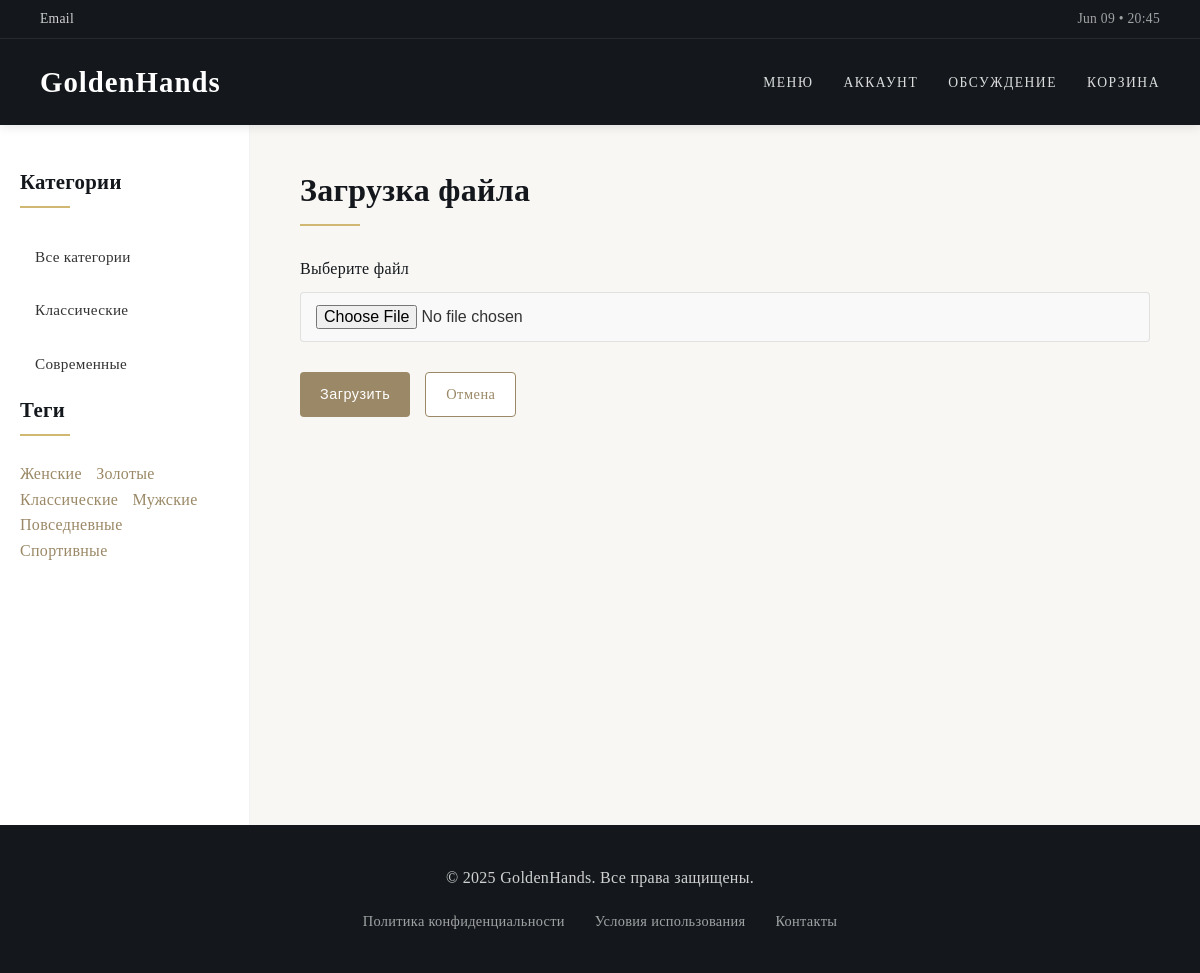
The app's page /upload-file/ with its own data.
### WebApp/models.py (models this page shows, shortened)
class Category(models.Model):
    name = models.CharField('Название', max_length=100)
    slug = models.SlugField('URL', max_length=100, unique=True)
    class Meta:
        verbose_name = 'Категория'
        verbose_name_plural = 'Категории'
        ordering = ['name']

class Tag(models.Model):
    name = models.CharField('Название', max_length=100, db_index=True)
    slug = models.SlugField('URL', max_length=255, unique=True, db_index=True)
    class Meta:
        verbose_name = 'Тег'
        verbose_name_plural = 'Теги'
        ordering = ['name']

### WebApp/views.py (the view, shortened to what this page needs)
# urls.py: path('upload-file/', views.UploadFileView.as_view(), name='upload_file'),
class UploadFileView(DataMixin, FormView):
    form_class = UploadFileForm
    template_name = 'upload_file.html'
    success_url = reverse_lazy('home')
    title_page = 'Загрузка файла'

### WebApp/forms.py
class UploadFileForm(forms.Form):
    file = forms.FileField(label="Файл")

### WebApp/templatetags/watch_tags.py (called while the page is built)
@register.inclusion_tag('list_categories.html')
def show_categories(cat_selected=0):
    cats = Category.objects.all()
    return {'cats': cats, 'cat_selected': cat_selected}

@register.inclusion_tag('list_tags.html')
def show_tags():
    tags = Tag.objects.annotate(total=Count('watches')).filter(total__gt=0)
    return {'tags': tags}

### WebApp/utils.py (called while the page is built)
    def get_mixin_context(self, context, **kwargs):
        context['menu'] = menu
        context['categories'] = Category.objects.all()
        if self.title_page:
            context['title'] = self.title_page
        context.update(kwargs)
        return context

    def get_context_data(self, **kwargs):
        context = super().get_context_data(**kwargs)
        return self.get_mixin_context(context)

### WebProgramming/context_processors.py (called while the page is built)
def current_time(request):
    return {'current_time': datetime.now().strftime("%b %d • %H:%M")}

### users/context_processors.py (called while the page is built)
def get_women_context(request):
    return {'mainmenu': menu}

### templates/upload_file.html (shortened to what this page needs)
{% extends 'base.html' %}
{% load static %}
{% block content %}
    <section class="upload-file-section">
        <h1 class="section-title">{{ title }}</h1>
        <div class="form-container">
            <form method="post" enctype="multipart/form-data" class="upload-form">
                <div class="form-group">
                    <label for="{{ form.file.id_for_label }}">Выберите файл</label>
                    {{ form.file }}
                </div>
                <div class="form-actions">
                    <button type="submit" class="btn btn-primary">Загрузить</button>
                    <a href="{% url 'home' %}" class="btn btn-secondary">Отмена</a>
                </div>
            </form>
        </div>
    </section>
{% endblock %}

### templates/list_categories.html
<ul class="category-list">
    {% for cat in cats %}
        {% if cat.id == cat_selected %}
            <li class="selected"><span>{{ cat.name }}</span></li>
        {% else %}
            <li><a href="{% url 'category' cat.id %}">{{ cat.name }}</a></li>
        {% endif %}
    {% endfor %}
</ul>

### templates/list_tags.html
{% if tags %}
<ul class="tags-list">
    {% for tag in tags %}
        <li><a href="{% url 'tag' tag.slug %}">{{ tag.name }}</a></li>
    {% endfor %}
</ul>
{% endif %}

### static/css/styles.css (style rules this page uses)
* { margin: 0; padding: 0; box-sizing: border-box; }
:root { --primary-color: #14181c; --secondary-color: #9a8866; --accent-color: #d0b872; --light-color: #f8f7f4; --dark-color: #191919; --gray-color: #e0e0e0; --text-color: #333; --text-light: #717171; --border-radius: 4px; --shadow: 0 4px 12px rgba(0, 0, 0, 0.08); --transition: all 0.3s ease; }
body { font-family: 'Georgia', serif; color: var(--text-color); background-color: var(--light-color); line-height: 1.6; letter-spacing: 0.3px; }
.category-list { list-style: none; }
.category-list li { margin-bottom: 5px; }
.category-list li a, .category-list li span { display: block; padding: 12px 15px; color: var(--text-color); text-decoration: none; font-weight: 400; transition: var(--transition); border-radius: var(--border-radius); font-size: 0.95em; }
.section-title { font-family: 'Playfair Display', serif; font-size: 2em; margin-bottom: 30px; color: var(--primary-color); position: relative; padding-bottom: 10px; display: inline-block; }
.section-title::after { content: ''; position: absolute; left: 0; bottom: 0; width: 60px; height: 2px; background-color: var(--accent-color); }
.btn { display: inline-block; padding: 10px 20px; border-radius: var(--border-radius); text-decoration: none; font-weight: 500; text-align: center; transition: var(--transition); font-size: 0.9em; border: none; cursor: pointer; letter-spacing: 0.5px; }
.btn-primary { background-color: var(--secondary-color); color: #fff; }
.btn-secondary { background-color: #fff; color: var(--secondary-color); border: 1px solid var(--secondary-color); }
.form-group { margin-bottom: 25px; }
.form-group label { display: block; margin-bottom: 10px; font-weight: 500; color: var(--primary-color); }
.form-group input, .form-group textarea, .form-group select { width: 100%; padding: 12px 15px; border: 1px solid rgba(0, 0, 0, 0.1); border-radius: var(--border-radius); font-size: 1em; transition: var(--transition); background-color: #f9f9f9; }
.form-actions { display: flex; gap: 15px; margin-top: 30px; }
.tags-list { list-style: none; margin-top: 10px; }
.tags-list li { display: inline-block; margin-right: 10px; }
.tags-list li a { color: var(--secondary-color); text-decoration: none; transition: var(--transition); }

### records on screen
Category: name "Классические"
Category: name "Современные"
Tag: name "Женские"
Tag: name "Золотые"
Tag: name "Классические"
Tag: name "Мужские"
Tag: name "Повседневные"
Tag: name "Спортивные"

### other values on screen
{{ title }} "Загрузка файла"
